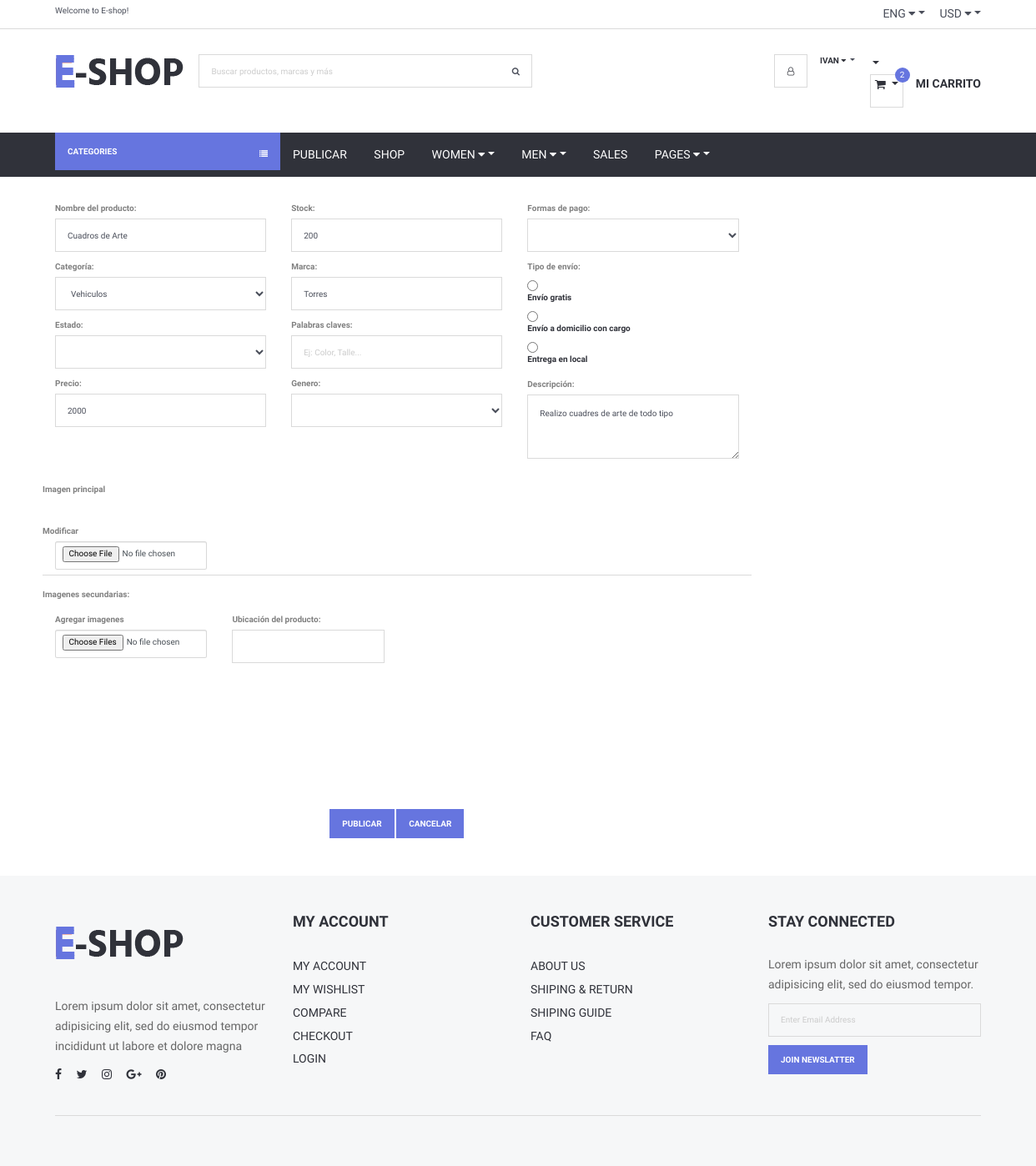
Page /Views/modificarProducto.php?cod=61 (signed in) on the earlier database version.
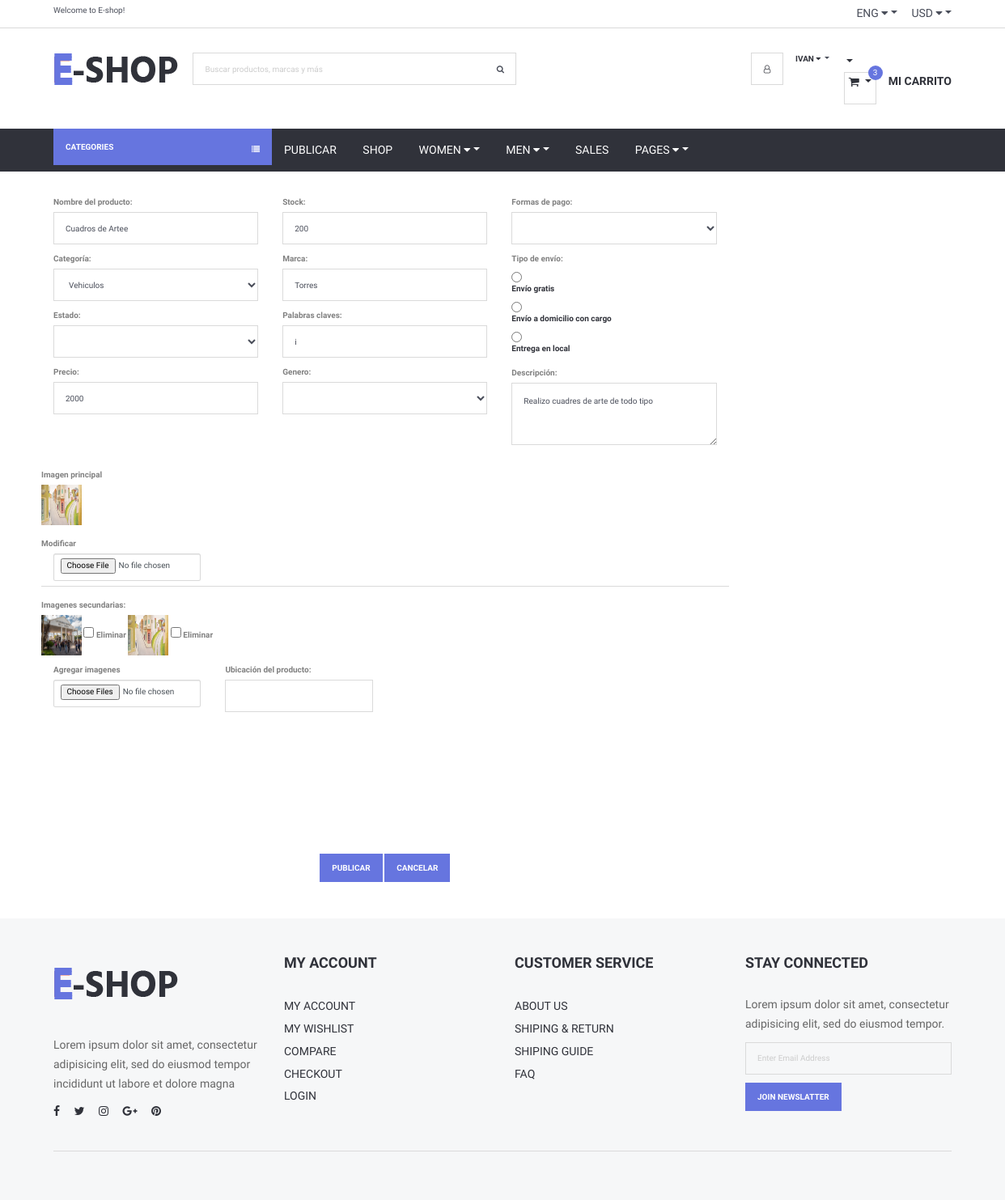
Same page on the later database version.
### tables this page shows
CREATE TABLE `producto` (
  `id` int(11) NOT NULL,
  `nombre` varchar(200) NOT NULL,
  `estado` varchar(60) NOT NULL,
  `precio` double NOT NULL,
  `formasdepago` varchar(100) NOT NULL,
  `envio` varchar(100) NOT NULL,
  `marca` varchar(70) NOT NULL,
  `stock` int(11) NOT NULL,
  `genero` varchar(60) NOT NULL,
  `categoria` varchar(110) NOT NULL,
  `palabrasClaves` varchar(110) NOT NULL,
  `descripcion` varchar(600) NOT NULL,
  `visitas` int(11) NOT NULL,
  `idUsuario` int(11) NOT NULL,
  `latitud` varchar(120) NOT NULL,
  `longitud` varchar(120) NOT NULL
);

CREATE TABLE `imgprincipal` (
  `id` int(11) NOT NULL,
  `idProducto` int(11) NOT NULL,
  `nombre` varchar(100) NOT NULL
);

CREATE TABLE `imgproducto` (
  `id` int(11) NOT NULL,
  `idProducto` int(11) NOT NULL,
  `nombre` varchar(100) NOT NULL
);

### Views/conexionBD/conexion.php (called while the page is built, shortened)
<?php
class Conexion{
	 private $msq="";
	public function __construct()
	 {
		 $archivoConfig = "config.ini";
		 $confi = parse_ini_file($archivoConfig, true);
		 $this->host = $confi["bd"]["host"];
		 $this->usuario = $confi["bd"]["usuario"];
		 $this->clave=$confi["bd"]["clave"];
		 $this->bd = $confi["bd"]["bd"];
		$this->msq = new mysqli($this->host, $this->usuario, $this->clave, $this->bd);
	 }
	 public function realizarConsulta($consulta){
 if(!$resultado = $this->msq->query($consulta) )
 {
	 echo "Ha ocurrido un error al ejecutar la consulta   ";
 }else{
	 return $resultado;
	   }
 }
}
?>

### Views/modificarProducto.php (the view, shortened to what the changed rows need)
<?php
		require_once("conexionBD/conexion.php");
		$conexion = new Conexion;
$id=isset($_GET["cod"]) ? $_GET["cod"] : "";
 		$consulta="SELECT * FROM producto WHERE id='$id'";
		$consulta2="SELECT * FROM imgproducto WHERE idProducto='$id'";
		$consulta3="SELECT * FROM imgprincipal WHERE idProducto='$id'";
		$resultado = $conexion->realizarConsulta($consulta);
		$imgProducto = $conexion->realizarConsulta($consulta2);
		$imgPrincipal = $conexion->realizarConsulta($consulta3);
include_once("header.php");
?>
<!doctype html>
<html>
<head>
    <link type="text/css" rel="stylesheet" href="css/main.css" />
    <link type="text/css" rel="stylesheet" href="css/bootstrap.min.css" />
	<link type="text/css" rel="stylesheet" href="css/bootstrap.css" />
    <link type="text/css" rel="stylesheet" href="css/slick.css" />
    <link type="text/css" rel="stylesheet" href="css/slick-theme.css" />
    <link type="text/css" rel="stylesheet" href="css/nouislider.min.css" />
    <link rel="stylesheet" href="css/font-awesome.min.css">
    <link type="text/css" rel="stylesheet" href="css/style.css" />
</head>
<body>
	<?php include_once("header.php"); ?>
<div class="section">
    <div class="container">
        <div class="row">
            <form  id="checkout-form" class="clearfix" action="procesaEditarProducto.php" method="post" enctype="multipart/form-data">
			<?php
                while($f=mysqli_fetch_array($resultado)){
             ?>
                <div class="col-12 col-md-4">
                    <div class="form-group">
                        <label>Nombre del producto: </label>
                        <input class="input" type="text" name="nombre" value="<?php echo $f['nombre'];?>"
                               placeholder="Nombre del producto" required>
                    </div>
                    <div class="form-group">
                        <label>Categoría: </label>
                        <select class="input" name="categoria"  required>
                            <option value="Vehiculos">Vehiculos</option>
                        </select>
                    </div>
                    <div class="form-group">
                        <label>Estado: </label>
                        <select  class="input" name="estado" required>
							<option select="" ></option>
							<option >Nuevo</option>
                        </select>
                    </div>
                    <div class="form-group">
                        <label>Precio: </label>
                        <input class="input" type="number" name="precio" value="<?php echo $f['precio'];?>"
                               placeholder="$1799" required >
                    </div>
                </div>
                <div class="col-12 col-md-4">
                    <div class="form-group">
                        <label>Stock: </label>
                        <input class="input" type="number" name="stock" value="<?php echo $f['stock'];?>"
                               placeholder="999" required>
                    </div>
                    <div class="form-group">
                        <label>Marca: </label>
                        <input class="input" type="text" name="marca" placeholder="marca" value="<?php echo $f['marca'];?>"
						required>
                    </div>
                    <div class="form-group">
                        <label>Palabras claves: </label>
                        <input class="input" type="text" name="palabras" value="<?php echo $f['palabrasClaves'];?>"
                               placeholder="Ej: Color, Talle...">
                    </div>
                    <div class="form-group">
                        <label>Genero: </label>
                        <select class="input"  name="genero"  required>
                            <option select="" ></option>
                            <option value="Hombre" >Hombre</option>
                        </select>
                    </div>
                </div>
                <div class="col-12 col-md-4">
                    <div class="form-group">
                        <label>Formas de pago: </label>
                        <select class="input"  name="formas" required>
                            <option select=""></option>
                            <option >Efectivo</option>
                        </select>
                    </div>
					<div class="form-group" >
                        <label>Tipo de envío: </label>
                        <div class="input-checkbox">
                            <input  style="display:block" type="radio" name="envio"
                                   value="Gratis" required /> <label > Envío gratis</label>
                        </div>
                        <div class="input-checkbox">
                            <input style="display:block" class="input-checkbox" type="radio" name="envio"
                                   value="Domicilio con cargo" /> <label> Envío a domicilio con
                                cargo</label>
                        </div>
                        <div class="input-checkbox">
                            <input style="display:block" class="input-checkbox" type="radio" name="envio"
                                   value="Entrega en local" /> <label> Entrega en local</label>
                        </div>
					 </div>
                    <div class="form-group">
                        <label>Descripción: </label>
                        <textarea style="height: 77px" class="input"
                                  name="descripcion"><?php echo $f['descripcion'];?></textarea>
                    </div>
<br>
                </div>
                 <?php
                }
				?>
					<div class="form-group" >
                            <label> Imagen principal</label>
								 <br>
							<?php
                    while($f=mysqli_fetch_array($imgPrincipal)){
                    ?>
							<img style="height:50px;width:50px;"
							 src="imgPublicadas/<?php echo $f["nombre"];?>" alt=""/>
					<?php
						}
						?>
						 <br>
							 <br>
							 <label> Modificar</label>
							  <br>
						<div class="col-md-3" >
							 <input class="form-control" type="file"
                                       name="imgPrincipal"
                                       id="importData"  accept=".jpg,
                                    .png" />
						</div>
                        </div>
						<br>
						 <div class="form-group" >
					<hr>
							 <label> Imagenes secundarias:</label>
							 <br>
							 <?php
                    while($g=mysqli_fetch_array($imgProducto)){
                    ?>
						<img style="height:50px;width:50px;border:20px"
							 src="imgPublicadas/<?php echo $g["nombre"];?>" alt=""/>
							<input  type="checkbox" name="check_list[]" value="<?php echo $g["id"];?>">
							<label >
								Eliminar
							</label>
						<?php
						}
						?>
                        </div>
            </form>
					</div>
    </div>
</div>
<?php include_once("footer.php"); ?>
</body>
</html>

### Views/header.php (shortened to what the changed rows need)
<!DOCTYPE html>
<html lang="en">
<head>
    <link type="text/css" rel="stylesheet" href="css/bootstrap.min.css" />
    <link type="text/css" rel="stylesheet" href="css/slick.css" />
    <link type="text/css" rel="stylesheet" href="css/slick-theme.css" />
    <link type="text/css" rel="stylesheet" href="css/nouislider.min.css" />
    <link rel="stylesheet" href="css/font-awesome.min.css">
    <link type="text/css" rel="stylesheet" href="css/style.css" />
</head>
<body>
<header>
    <div id="header">
        <div class="container">
            <div class="pull-right">
                <ul class="header-btns">
<?php
	require_once("conexionBD/conexion.php");
		$conexion = new Conexion;
	$id_Usuario = $_SESSION['id'];
				$buscoCant="SELECT count(idProducto)
				FROM productocarrito
				WHERE idUsuario = '".$id_Usuario."'";
				$cantidad= $conexion->realizarConsulta($buscoCant);
				$count = mysqli_fetch_array($cantidad);
?>
                    <li class="header-cart dropdown default-dropdown" href="CarritoDetalles.php">
						<a class="dropdown-toggle" data-toggle="dropdown" aria-expanded="true" href="CarritoDetalles.php">
						   <div class="header-btns-icon" href="CarritoDetalles.php">
							  <i class="fa fa-shopping-cart" href="CarritoDetalles.php"></i>
							  <a class="qty" href="CarritoDetalles.php"><?php echo "$count[0]";?></a>
							</div>
							<br>
							</a>
				   </li>
                </ul>
            </div>
        </div>
    </div>
</header>

Differences in the rows shown:
changed producto "Torres": nombre "Cuadros de Arte" → "Cuadros de Artee"; palabras (not shown) → "i"
added imgprincipal: nombre (picture)
added imgproducto: nombre (picture)
added imgproducto: nombre (picture)
Other differences:
$count[0]: "2" → "3"
